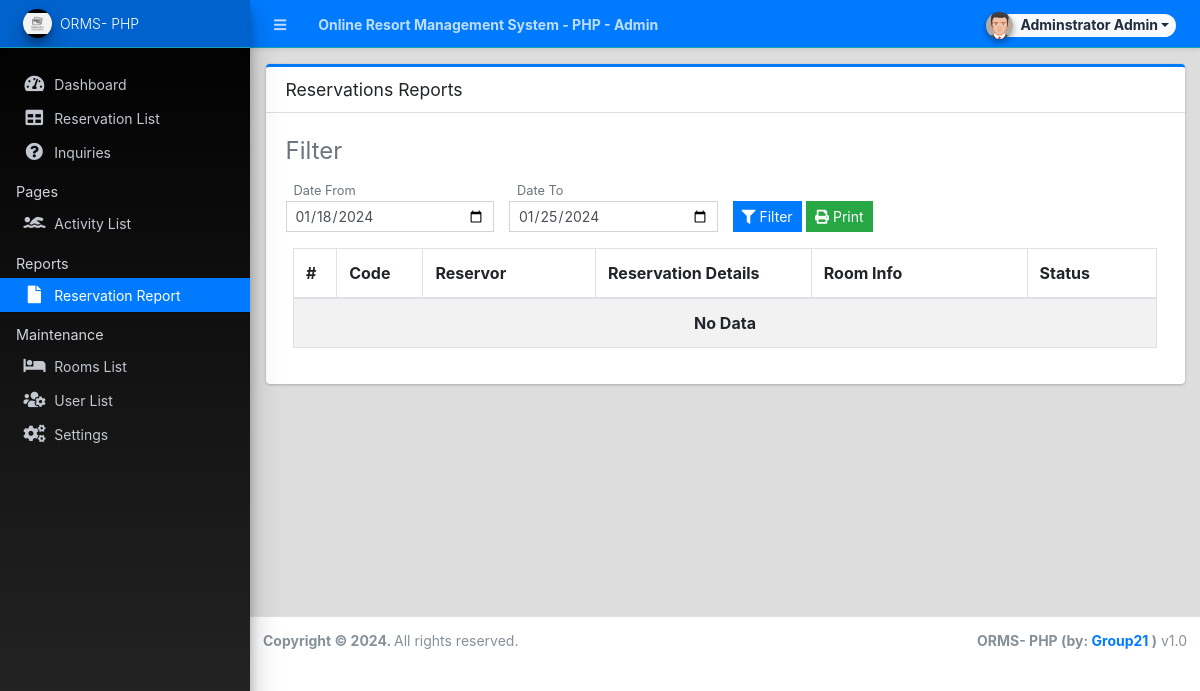
The page /admin/?page=reports (signed in) on the database as committed earlier.
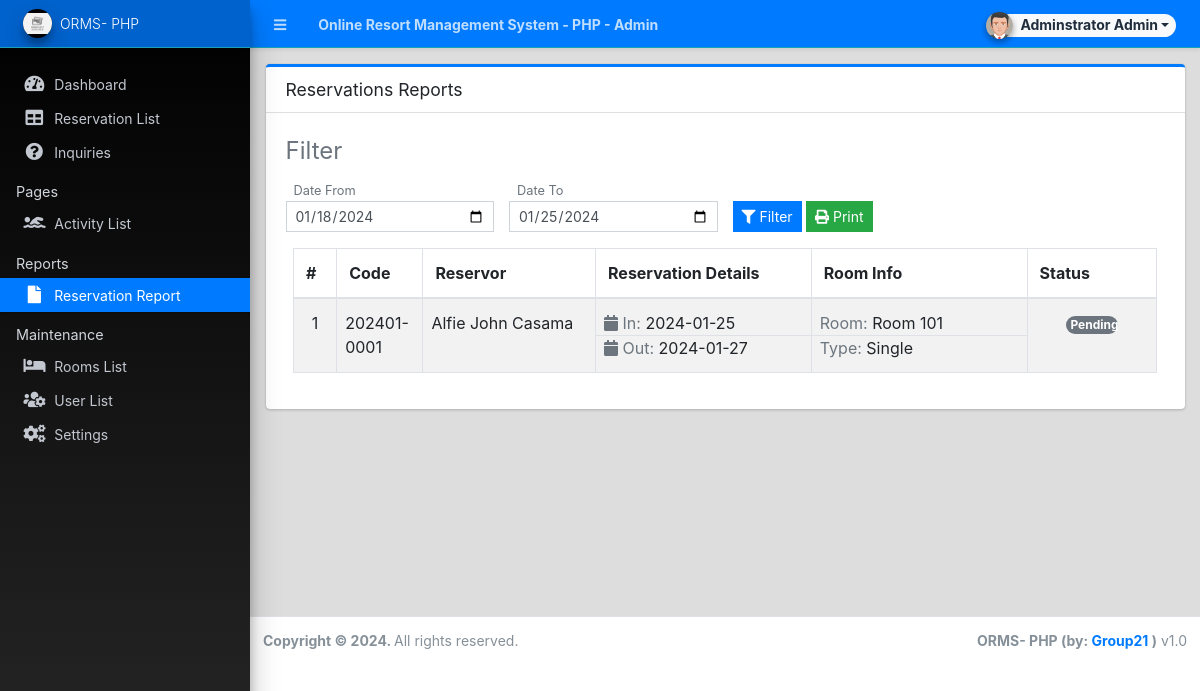
The same page on the database as committed later.
### tables this page shows
CREATE TABLE `reservation_list` (
  `id` int(30) NOT NULL,
  `code` varchar(100) NOT NULL,
  `room_id` int(30) NOT NULL,
  `check_in` date NOT NULL,
  `check_out` date NOT NULL,
  `fullname` text NOT NULL,
  `contact` text NOT NULL,
  `email` text NOT NULL,
  `address` text NOT NULL,
  `status` tinyint(1) NOT NULL DEFAULT 0 COMMENT '0=Pending, 1 = Confirmed, 2=Cancelled',
  `date_created` datetime NOT NULL DEFAULT current_timestamp(),
  `date_updated` datetime DEFAULT NULL ON UPDATE current_timestamp()
);

CREATE TABLE `room_list` (
  `id` int(30) NOT NULL,
  `name` text NOT NULL,
  `type` varchar(200) NOT NULL,
  `description` text NOT NULL,
  `price` float NOT NULL DEFAULT 0,
  `image_path` text NOT NULL,
  `status` tinyint(1) NOT NULL DEFAULT 1,
  `delete_flag` tinyint(1) NOT NULL DEFAULT 0,
  `date_created` datetime NOT NULL DEFAULT current_timestamp(),
  `date_updated` datetime DEFAULT NULL ON UPDATE current_timestamp()
);

### admin/reports/index.php (the view, shortened to what this page needs)
<?php
$from = isset($_GET['from']) ? $_GET['from'] : date('Y-m-d',strtotime(date("Y-m-d").'-1 week'));
$to = isset($_GET['to']) ? $_GET['to'] : date('Y-m-d');
?>
<div class="card card-outline card-primary">
	<div class="card-header">
		<h3 class="card-title">Reservations Reports</h3>
	</div>
	<div class="card-body">
        <fieldset>
            <legend class="text-muted">Filter</legend>
            <form action="" id="filter-report">
                <div class="row align-items-end">
                    <div class="form-group col-md-3">
                        <small class="text-muted mx-2">Date From</small>
                        <input type="date" name="from" value="<?= $from ?>" class="form-control form-control-sm rounded-0" required>
                    </div>
                    <div class="form-group col-md-3">
                        <small class="text-muted mx-2">Date To</small>
                        <input type="date" name="to" value="<?= $to ?>" class="form-control form-control-sm rounded-0" required>
                    </div>
                    <div class="form-group col-md-3">
                        <button class="btn btn-primary btn-flat btn-sm"><i class="fa fa-filter"></i> Filter</button>
                        <button class="btn btn-success btn-flat btn-sm" type="button" id="print"><i class="fa fa-print"></i> Print</button>
                    </div>
                </div>
            </form>
        </fieldset>
        <div class="container-fluid" id="outprint">
			<table class="table table-hover table-striped table-bordered">
				<colgroup>
					<col width="5%">
					<col width="10%">
					<col width="20%">
					<col width="25%">
					<col width="25%">
					<col width="15%">
				</colgroup>
				<thead>
					<tr>
						<th>#</th>
						<th>Code</th>
						<th>Reservor</th>
						<th>Reservation Details</th>
						<th>Room Info</th>
						<th>Status</th>
					</tr>
				</thead>
				<tbody>
					<?php
						$i = 1;
						$qry = $conn->query("SELECT r.*,rr.name as room_name, rr.type as room_type from `reservation_list` r inner join `room_list` rr on r.room_id = rr.id where ( (date(`check_in`) Between '{$from}' and '{$to}') or (date(`check_out`) Between '{$from}' and '{$to}') ) order by r.`status` asc, unix_timestamp(r.`date_created`) desc ");
						while($row = $qry->fetch_assoc()):
					?>
						<tr>
							<td class="text-center"><?= $i++ ?></td>
							<td class="px-2"><?php echo ($row['code']) ?></td>
							<td class="px-2"><p class="truncate-1 m-0"><?php echo ucwords($row['fullname']) ?></p></td>
							<td class="px-0">
                                <div class="border-bottom px-2"><span class="text-muted"><i class="fa fa-calendar"></i> In: </span><?= $row['check_in'] ?></div>
                                <div class="px-2"><span class="text-muted"><i class="fa fa-calendar"></i> Out: </span><?= $row['check_out'] ?></div>
                            </td>
							<td class="px-0">
                                <div class="border-bottom px-2"><span class="text-muted">Room: </span><?= $row['room_name'] ?></div>
                                <div class="px-2"><span class="text-muted">Type: </span><?= $row['room_type'] ?></div>
                            </td>
							<td class="text-center">
								<?php
									switch ($row['status']){
										case 0:
											echo '<span class="rounded-pill badge badge-secondary col-6">Pending</span>';
											break;
									}
								?>
							</td>
						</tr>
					<?php endwhile; ?>
                    <?php if($qry->num_rows <= 0): ?>
                        <tr>
                            <th class="text-center" colspan="6">No Data</th>
                        </tr>
                    <?php endif; ?>
				</tbody>
			</table>
		</div>
	</div>
</div>

Rows that differ between the two databases and show on the page:
added reservation_list: code "202401-0001", fullname "Alfie John Casama", check_in "2024-01-25", check_out "2024-01-27", room.name "Room 101", room.type "Single", status "Pending"
Other text that changed with them:
text no longer shown: "No Data"
